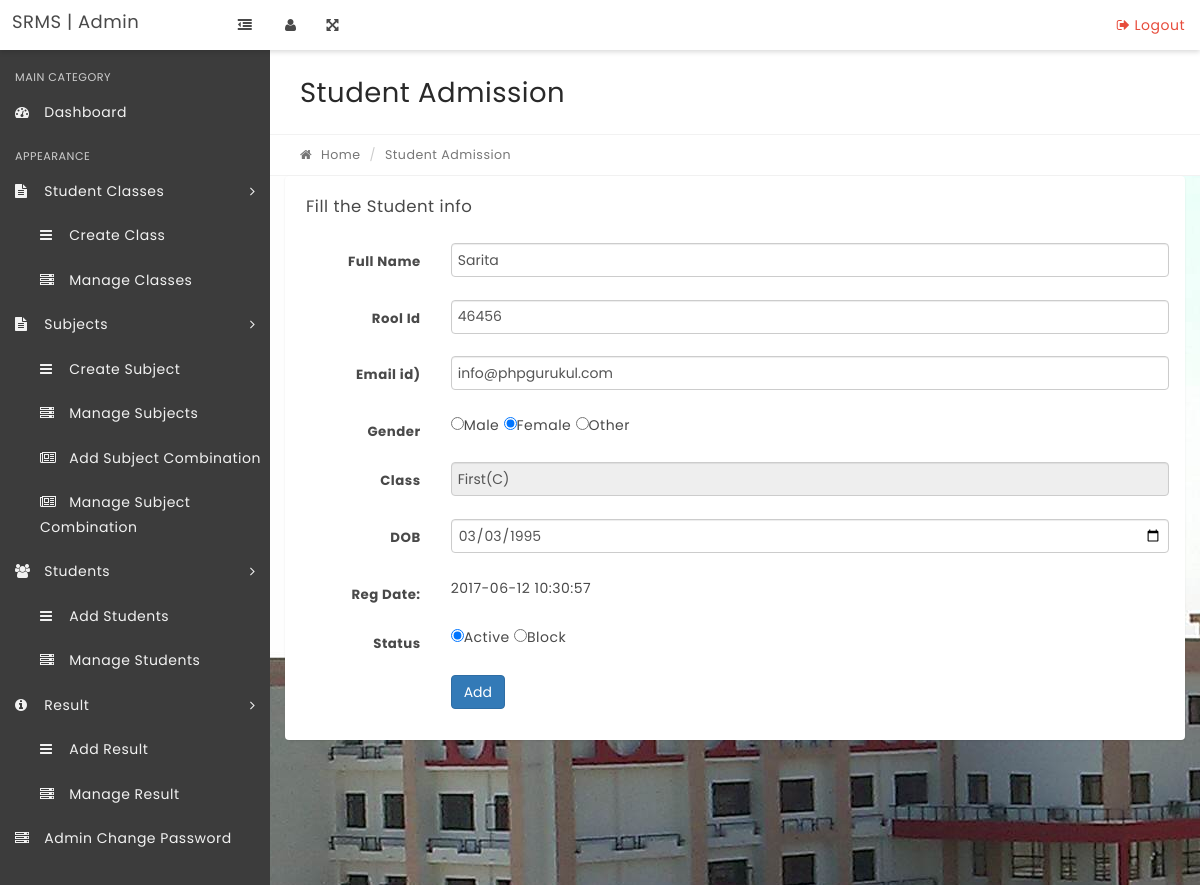
Page /edit-student.php?stid=1 on the committed database.
### tables this page shows
CREATE TABLE IF NOT EXISTS `tblstudents` (
  `StudentId` int(11) NOT NULL,
  `StudentName` varchar(100) NOT NULL,
  `RollId` varchar(100) NOT NULL,
  `StudentEmail` varchar(100) NOT NULL,
  `Gender` varchar(10) NOT NULL,
  `DOB` varchar(100) NOT NULL,
  `ClassId` int(11) NOT NULL,
  `RegDate` timestamp NOT NULL DEFAULT CURRENT_TIMESTAMP,
  `UpdationDate` timestamp NULL DEFAULT NULL ON UPDATE CURRENT_TIMESTAMP,
  `Status` int(1) NOT NULL
);

CREATE TABLE IF NOT EXISTS `tblclasses` (
  `id` int(11) NOT NULL,
  `ClassName` varchar(80) DEFAULT NULL,
  `ClassNameNumeric` int(4) NOT NULL,
  `Section` varchar(5) NOT NULL,
  `CreationDate` timestamp NOT NULL DEFAULT CURRENT_TIMESTAMP,
  `UpdationDate` timestamp NOT NULL DEFAULT '0000-00-00 00:00:00' ON UPDATE CURRENT_TIMESTAMP
);

### edit-student.php (the view, shortened to what this page needs)
<?php
include('includes/config.php');
if(strlen($_SESSION['alogin'])=="")
    {
    header("Location: index.php");
    }
    else{
$stid=intval($_GET['stid']);
?>
<!DOCTYPE html>
<html lang="en">
    <head>
        <link rel="stylesheet" href="css/bootstrap.min.css" media="screen" >
        <link rel="stylesheet" href="css/font-awesome.min.css" media="screen" >
        <link rel="stylesheet" href="css/animate-css/animate.min.css" media="screen" >
        <link rel="stylesheet" href="css/lobipanel/lobipanel.min.css" media="screen" >
        <link rel="stylesheet" href="css/prism/prism.css" media="screen" >
        <link rel="stylesheet" href="css/select2/select2.min.css" >
        <link rel="stylesheet" href="css/main.css" media="screen" >
    </head>
    <body class="top-navbar-fixed">
        <div class="main-wrapper">
  <?php include('includes/topbar.php');?>
            <div class="content-wrapper">
                <div class="content-container">
                   <?php include('includes/leftbar.php');?>
                    <div class="main-page">
                     <div class="container-fluid">
                            <div class="row page-title-div">
                                <div class="col-md-6">
                                    <h2 class="title">Student Admission</h2>
                                </div>
                            </div>
                            <div class="row breadcrumb-div">
                                <div class="col-md-6">
                                    <ul class="breadcrumb">
                                        <li><a href="dashboard.php"><i class="fa fa-home"></i> Home</a></li>
                                        <li class="active">Student Admission</li>
                                    </ul>
                                </div>
                            </div>
                        </div>
                        <div class="container-fluid">
                        <div class="row">
                                    <div class="col-md-12">
                                        <div class="panel">
                                            <div class="panel-heading">
                                                <div class="panel-title">
                                                    <h5>Fill the Student info</h5>
                                                </div>
                                            </div>
                                            <div class="panel-body">
                                                <form class="form-horizontal" method="post">
<?php
$sql = "SELECT tblstudents.StudentName,tblstudents.RollId,tblstudents.RegDate,tblstudents.StudentId,tblstudents.Status,tblstudents.StudentEmail,tblstudents.Gender,tblstudents.DOB,tblclasses.ClassName,tblclasses.Section from tblstudents join tblclasses on tblclasses.id=tblstudents.ClassId where tblstudents.StudentId=:stid";
$query = $dbh->prepare($sql);
$query->bindParam(':stid',$stid,PDO::PARAM_STR);
$query->execute();
$results=$query->fetchAll(PDO::FETCH_OBJ);
if($query->rowCount() > 0)
{
foreach($results as $result)
{  ?>
<div class="form-group">
<label for="default" class="col-sm-2 control-label">Full Name</label>
<div class="col-sm-10">
<input type="text" name="fullanme" class="form-control" id="fullanme" value="<?php echo htmlentities($result->StudentName)?>" required="required" autocomplete="off">
</div>
</div>
<div class="form-group">
<label for="default" class="col-sm-2 control-label">Rool Id</label>
<div class="col-sm-10">
<input type="text" name="rollid" class="form-control" id="rollid" value="<?php echo htmlentities($result->RollId)?>" maxlength="5" required="required" autocomplete="off">
</div>
</div>
<div class="form-group">
<label for="default" class="col-sm-2 control-label">Email id)</label>
<div class="col-sm-10">
<input type="email" name="emailid" class="form-control" id="email" value="<?php echo htmlentities($result->StudentEmail)?>" required="required" autocomplete="off">
</div>
</div>
<div class="form-group">
<label for="default" class="col-sm-2 control-label">Gender</label>
<div class="col-sm-10">
<?php  $gndr=$result->Gender;
?>
<?php
if($gndr=="Female")
{
?>
<input type="radio" name="gender" value="Male" required="required" >Male <input type="radio" name="gender" value="Female" required="required" checked>Female <input type="radio" name="gender" value="Other" required="required">Other
<?php }?>
</div>
</div>
                                                    <div class="form-group">
                                                        <label for="default" class="col-sm-2 control-label">Class</label>
                                                        <div class="col-sm-10">
<input type="text" name="classname" class="form-control" id="classname" value="<?php echo htmlentities($result->ClassName)?>(<?php echo htmlentities($result->Section)?>)" readonly>
                                                        </div>
                                                    </div>
<div class="form-group">
                                                        <label for="date" class="col-sm-2 control-label">DOB</label>
                                                        <div class="col-sm-10">
                <input type="date"  name="dob" class="form-control" value="<?php echo htmlentities($result->DOB)?>" id="date">
                                                        </div>
                                                    </div>
<div class="form-group">
<label for="default" class="col-sm-2 control-label">Reg Date: </label>
<div class="col-sm-10">
<?php echo htmlentities($result->RegDate)?>
</div>
</div>
<div class="form-group">
<label for="default" class="col-sm-2 control-label">Status</label>
<div class="col-sm-10">
<?php  $stats=$result->Status;
if($stats=="1")
{
?>
<input type="radio" name="status" value="1" required="required" checked>Active <input type="radio" name="status" value="0" required="required">Block
<?php }?>
</div>
</div>
<?php }} ?>
                                                    <div class="form-group">
                                                        <div class="col-sm-offset-2 col-sm-10">
                                                            <button type="submit" name="submit" class="btn btn-primary">Add</button>
                                                        </div>
                                                    </div>
                                                </form>
                                            </div>
                                        </div>
                                    </div>
                                </div>
                    </div>
                </div>
            </div>
        </div>
    </body>
</html>
<?PHP } ?>

### rows in the picture
tblstudents: fullanme "Sarita", rollid "46456", emailid "info@phpgurukul.com", classname "First(C)", dob "03/03/1995", RegDate "2017-06-12 10:30:57"
